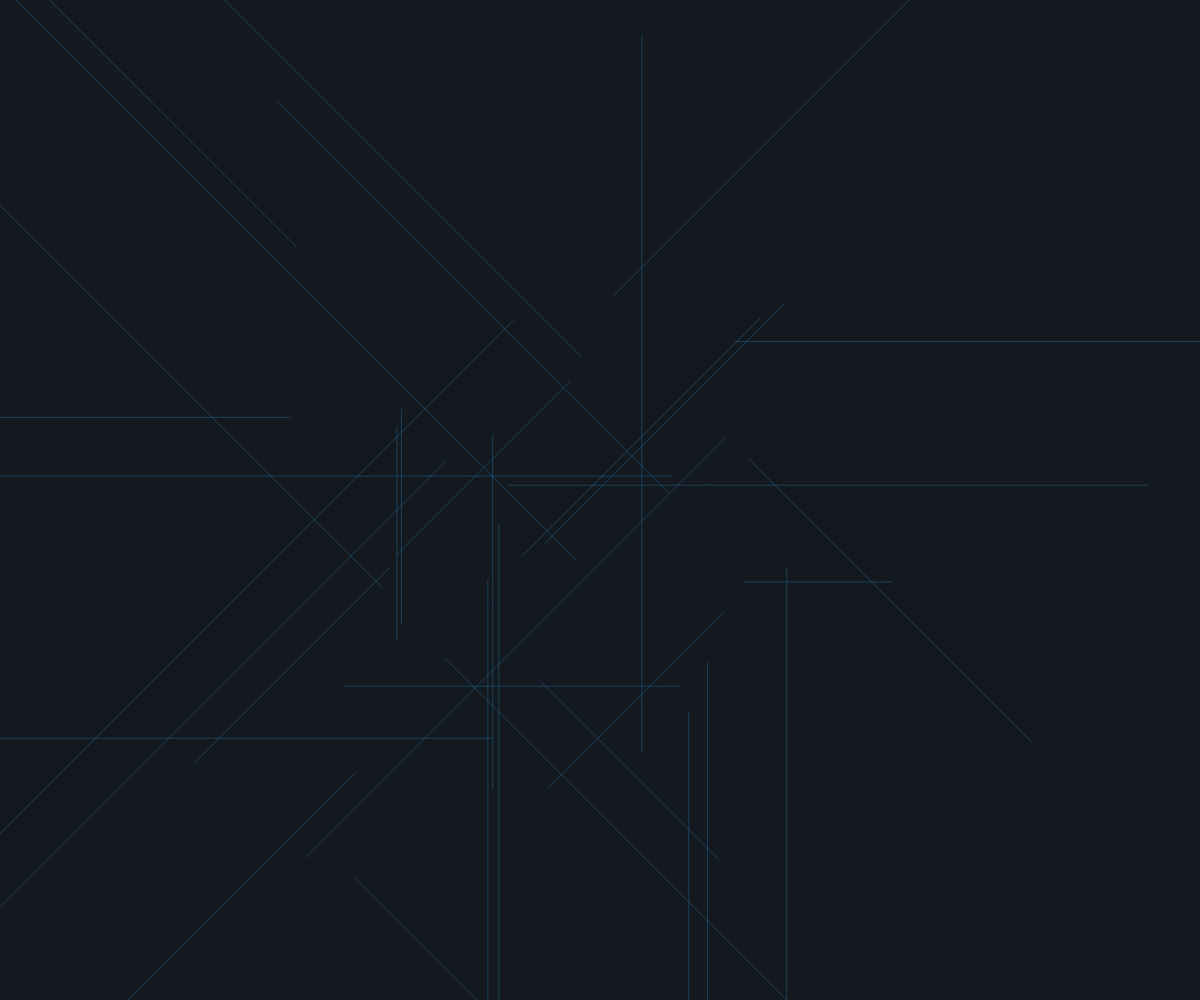
Frame 1 (no input)
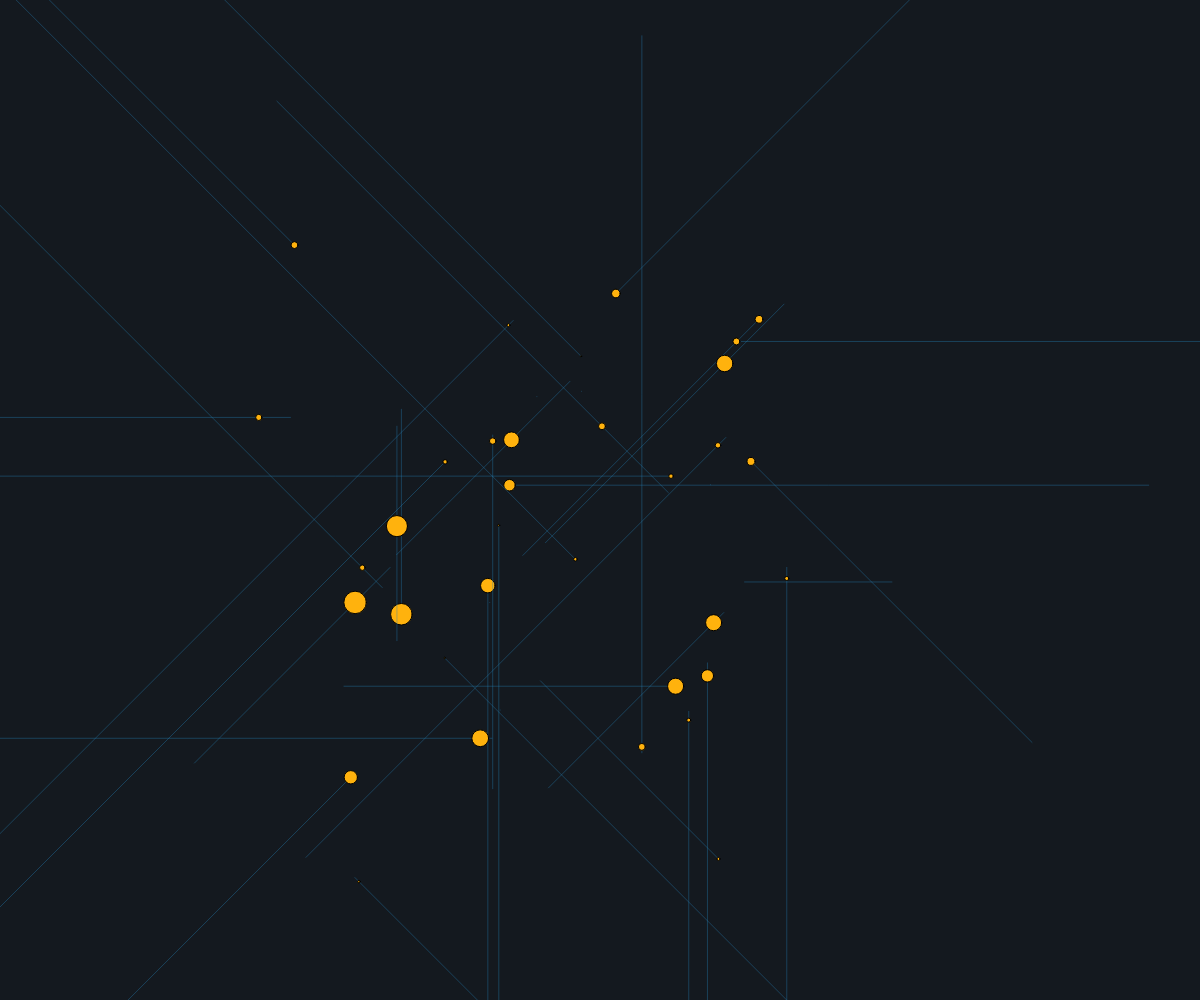
Frame 60 (no input)
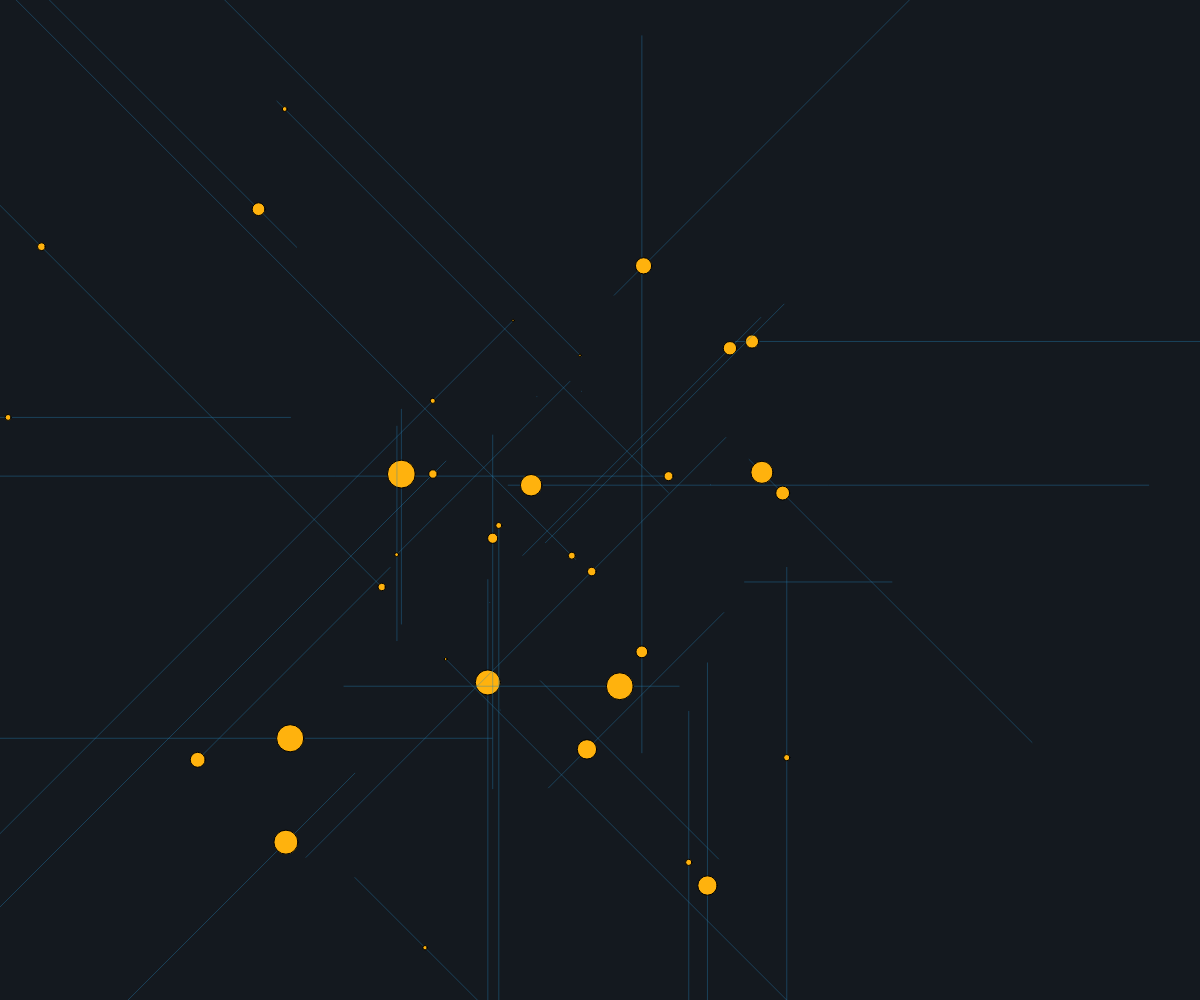
Frame 120 (the mouse pressed at the canvas centre since frame 60)

The p5.js sketch that drew these frames (run headless with seeded random() and noise() and a simulated clock; from frame 60 on, the mouse is pressed at the canvas centre):

// p5.js sketch
// ── sketch.js
var canvas;
let threads = [];

function windowResized() {
	resizeCanvas(windowWidth, windowHeight);
}

function setup() {
	canvas = createCanvas(windowWidth, windowHeight);
	canvas.position(0,0);
	canvas.style('z-index', '-1');
	for(let i=0; i<40; i++){
		let len = random(0.1, 0.9)*width;
		let x1 = randomGaussian(0.5, 0.12) * width;
		let y1 = randomGaussian(0.5, 0.12) * height;
		let x2 = x1 + len * (int(random(3))-1);
		let y2 = y1 + len * (int(random(3))-1);
		threads.push(new Thread(x1, y1, x2, y2));
	}
}

function draw() {
	background(20,25,31);
	for(let t of threads){
		t.run();
	}
}

function easeInOutQuart(x){
	return x < 0.5 ? 8 * x * x * x * x : 1 - pow(-2 * x + 2, 4) / 2;
}

class Thread{
	constructor(x1, y1, x2, y2){
		this.x1 = x1;
		this.y1 = y1;
		this.x2 = x2;
		this.y2 = y2;
		this.t = 0;
		this.init();
		this.balls = [];
	}

	run(){
		stroke(38,127,181, 100);
		line(this.x1, this.y1, this.x2, this.y2);
		if (this.t % this.tt == 0) {
			this.balls.push(new Ball(this.x1, this.y1, this.x2, this.y2));
			this.init();
		}
		for (let b of this.balls) {
			b.show();
			b.move();
		}

		for (let i = 0; i < this.balls.length; i++) {
			if (this.balls[i].isDead) {
				this.balls.splice(i, 1);
			}
		}
		this.t++;
	}
	
	init(){
		this.tt = int(random(50, 500));
	}
}


class Ball{
	constructor(x1, y1, x2, y2){
		this.p1 = createVector(x1, y1);
		this.p2 = createVector(x2, y2);
		this.p = createVector(x1, y1);
		this.d = 0;
		this.maxD = random(5, 30);
		this.isDead = false;
		this.dst =  p5.Vector.dist(this.p1, this.p2);
		this.span =  int(random(0.25, 1) * this.dst);
		this.t = 0;
	}

	show(){
		fill(255,178,13);
		stroke(0);
		circle(this.p.x, this.p.y, this.d);
	}

	move(){
		let nrm = norm(this.t, 0, this.span);
		this.p = p5.Vector.lerp(this.p1, this.p2, easeInOutQuart(nrm));
		this.d = lerp(0, this.maxD, sin(nrm*PI));
		if(this.t > this.span)this.isDead = true;

		this.t ++;
	}
}
